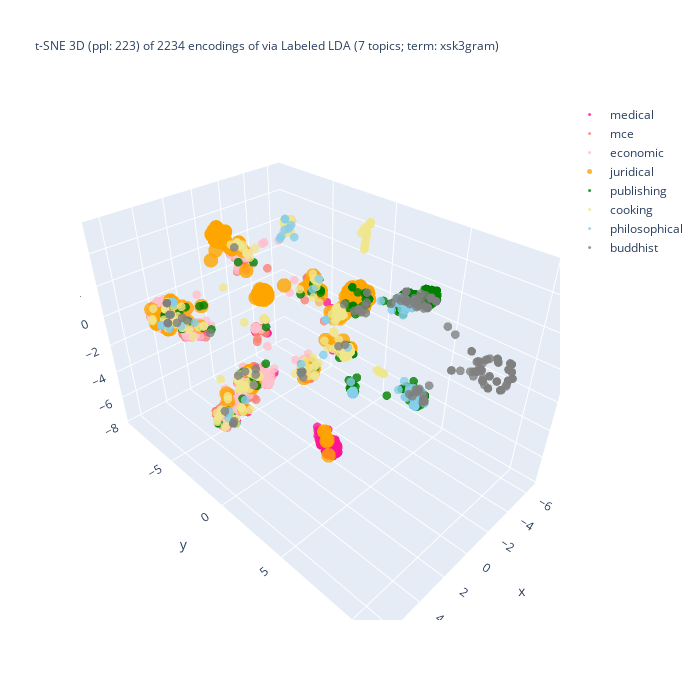

Notebook cell for this chart:
### Code cell
%%capture --no-display

## Plotlyを使って tSNE の結果の可視化 (3D)
import plotly.graph_objects as go
import numpy as np
#
domain_ids = set(plot_df['domain_id'])
reverse_domain_list = False
if reverse_domain_list:
    domain_ids = sorted(domain_list, reverse = True)

## layered/traced drawing
fig = go.Figure()
for domain_id in domain_ids:
    # set marker size of the target domain
    if domain_id == [ i for k, v in domain_encoding.items() if k == target_domain ][0]:
        size_val = 5
    else:
        size_val = 3
    ##
    part = plot_df[plot_df['domain_id'] == domain_id]
    color = colormap[domain_id]
    print(f"color: {color}")
    fig.add_trace(
        go.Scatter3d(
            x = part['D1'], y = part['D2'], z = part['D3'],
            name = domain_back_encoding[domain_id],
            mode = 'markers',
            marker = dict(size = size_val, opacity = 0.8),
            #marker_colorscale = list(colormap.values()),
            marker_color = color,
            showlegend = True
        )
    )

## 3D 散布図にラベルを追加する処理は未実装
df_size = len(df)
if use_UMAP:
    title_header = f"UMAP 3D (metric: {umap_metric}; {umap_n_neighbors} neighbors; min dist: {umap_min_dist}) of {df_size} encodings via\n"
else:
    title_header = f"t-SNE 3D (ppl: {doc_perplexity_val}) of {df_size} encodings of via\n"

##
if use_FastText_for_encoding:
    if use_LDA:
        title_body = f"{lda_sig} ({n_topics} topics; term:0 {lda_term_type}) x FastText ({ft_n_dims} dims; term: {ft_term_type}; window: {ft_window_size})"
    else:
        title_body = f"FastText ({ft_n_dims} dims; term: {ft_term_type}; window: {ft_window_size})"
else:
    title_body = f"{lda_sig} ({n_topics} topics; term: {lda_term_type})"
#
title_val = title_header + title_body
fig.update_layout(title = dict(text = title_val, font_size = 12), autosize = False, width = 700, height = 700)
fig.show()

### Figure 1 — Plotly figure (JSON) as saved in the notebook; plotly's stock layout.template omitted (floating-point values rounded to 4 significant figures; data arrays with more than 128 entries replaced by an {"elided": "..."} marker saying what was removed)
{"data": [{"marker": {"color": "deeppink", "opacity": 0.8, "size": 3}, "mode": "markers", "name": "medical", "showlegend": true, "type": "scatter3d", "x": {"elided": "300 float values"}, "y": {"elided": "300 float values"}, "z": {"elided": "300 float values"}}, {"marker": {"color": "salmon", "opacity": 0.8, "size": 3}, "mode": "markers", "name": "mce", "showlegend": true, "type": "scatter3d", "x": {"elided": "300 float values"}, "y": {"elided": "300 float values"}, "z": {"elided": "300 float values"}}, {"marker": {"color": "pink", "opacity": 0.8, "size": 3}, "mode": "markers", "name": "economic", "showlegend": true, "type": "scatter3d", "x": {"elided": "394 float values"}, "y": {"elided": "394 float values"}, "z": {"elided": "394 float values"}}, {"marker": {"color": "orange", "opacity": 0.8, "size": 5}, "mode": "markers", "name": "juridical", "showlegend": true, "type": "scatter3d", "x": {"elided": "300 float values"}, "y": {"elided": "300 float values"}, "z": {"elided": "300 float values"}}, {"marker": {"color": "green", "opacity": 0.8, "size": 3}, "mode": "markers", "name": "publishing", "showlegend": true, "type": "scatter3d", "x": {"elided": "300 float values"}, "y": {"elided": "300 float values"}, "z": {"elided": "300 float values"}}, {"marker": {"color": "khaki", "opacity": 0.8, "size": 3}, "mode": "markers", "name": "cooking", "showlegend": true, "type": "scatter3d", "x": {"elided": "300 float values"}, "y": {"elided": "300 float values"}, "z": {"elided": "300 float values"}}, {"marker": {"color": "skyblue", "opacity": 0.8, "size": 3}, "mode": "markers", "name": "philosophical", "showlegend": true, "type": "scatter3d", "x": [-1.651, 2.503, -2.257, -2.101, -2.334, -2.662, -5.741, -2.805, -2.482, -2.488, 3.284, -0.6829, 5.051, -2.409, -1.63, -2.597, -2.237, 2.568, -6.171, -6.08, 4.361, 2.401, 2.586, -0.6277, -2.391, -2.184, 2.49, -0.3012, -5.941, -6.563, -5.331, 2.596, -5.451, -2.597, -0.5107, -6.132, 4.664, 3.766, -4.328, -5.428, -6.343, -2.795, -2.364, -2.44, -1.799, -6.162, -2.199, -2.185, -6.132, -4.47, -6.132, 4.236, 2.602, 2.602, -1.894, -5.141, 3.766, -2.791, 3.56, 2.054, -6.132, -6.08, -2.364, -5.439, 3.673, -0.8284, 2.533, -6.096, -2.471, -2.5, -5.482, 4.594, -2.86, -6.08, -6.08, 4.634, -2.422, -4.328, 2.596, -6.08, -6.267, -6.149, 2.553, -6.267, -2.064, -2.126, 2.503, -2.63, -2.69, -2.065, -5.997, -2.12, 2.553, -6.132, -5.094, 2.586, 2.549, -2.795, -2.795, -6.096, -5.62, -5.567, -2.753], "y": [5.157, 5.63, -3.514, 6.01, -4.043, 5.396, 1.656, 5.912, -4.006, 4.886, -6.297, -1.498, -1.279, -4.425, -0.5196, 5.59, 5.813, 5.592, 2.295, 2.078, -2.181, 5.444, 5.509, -1.413, -4.407, 5.985, 5.568, -0.04099, 2.588, 2.201, 2.19, 5.548, 1.749, 5.59, 0.2193, 2.517, -7.756, -7.614, -2.962, 2.364, 1.701, 5.702, 5.848, 5.708, -4.23, 2.31, -4.236, 5.984, 2.517, 1.291, 2.517, -6.245, 5.521, 5.521, -4.227, 1.621, -7.614, 5.693, -1.623, 4.996, 2.517, 2.078, 5.848, 1.741, -7.639, 2.121, 5.616, 1.743, 5.266, 5.251, 1.614, -6.942, 5.695, 2.078, 2.078, -7.749, 5.72, -2.962, 5.548, 2.078, 1.981, 2.394, 5.603, 1.981, 5.33, 5.422, 5.63, 5.606, 6.191, 5.329, 1.69, 5.883, 5.603, 2.517, 2.498, 5.509, 5.569, 5.702, 5.702, 1.743, 1.662, 1.801, 5.69], "z": [-1.816, 0.5364, 4.1, -2.308, 4.443, -2.109, 0.64, -2.212, 4.62, -1.822, -0.4126, -3.659, -3.669, 4.884, -2.301, -2.805, -2.862, 0.4865, 0.2226, 0.1806, -4.089, 0.5383, 0.5972, -2.925, 4.886, -2.82, 0.6535, 2.848, 0.726, 0.5424, 0.4429, 0.5169, 0.9769, -2.805, 3.482, 0.3982, -0.6374, 0.6526, -2.094, 0.4129, 0.4782, -2.759, -2.929, -2.906, 3.93, 0.2279, 4.346, -2.821, 0.3982, 0.9757, 0.3982, -0.2158, 0.5786, 0.5786, 4.034, 0.2319, 0.6526, -2.758, -3.421, 0.6271, 0.3982, 0.1806, -2.929, 0.9799, 0.5166, -0.1179, 0.4862, 0.3167, -2.293, -2.096, 0.5946, -0.5273, -2.637, 0.1806, 0.1806, -0.6523, -2.908, -2.094, 0.5169, 0.1806, 0.2247, 0.274, 0.484, 0.2247, -2.436, -2.471, 0.5364, -2.806, -2.755, -2.436, 0.3776, -2.756, 0.484, 0.3982, 0.27, 0.5972, 0.6255, -2.759, -2.759, 0.3167, 0.5166, 0.9899, -2.795]}, {"marker": {"color": "gray", "opacity": 0.8, "size": 3}, "mode": "markers", "name": "buddhist", "showlegend": true, "type": "scatter3d", "x": {"elided": "237 float values"}, "y": {"elided": "237 float values"}, "z": {"elided": "237 float values"}}], "layout": {"autosize": false, "height": 700, "title": {"font": {"size": 12}, "text": "t-SNE 3D (ppl: 223) of 2234 encodings of via\nLabeled LDA (7 topics; term: xsk3gram)"}, "width": 700}}
